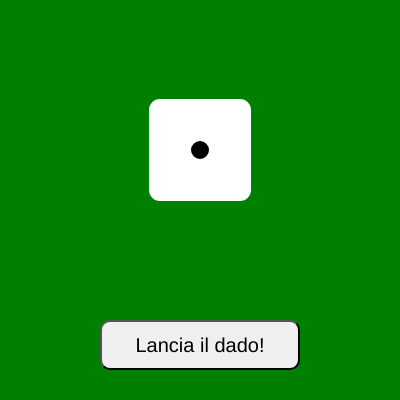
Frame 1 (no input)
Frame 60 (no input): identical to frame 1, image omitted
Frame 120 (the mouse pressed at the canvas centre since frame 60): identical to frame 1, image omitted

The p5.js sketch that drew this single still picture (run headless with seeded random() and noise() and a simulated clock; from frame 60 on, the mouse is pressed at the canvas centre):

// p5.js sketch
// ── sketch.js
let button;
let elem;
let dice = 1;
let numbers = [ 1, 2, 5, 79];
let angle = 0; 
let isRolling = false; 
let rollDuration = 1000; 
let rollStartTime; 

function setup() {
  createCanvas(400, 400);
  button = createButton("Lancia il dado!");
  button.position(100, 320);
  button.size(200, 50);
  button.style('background-color', 'lighgray'); 
  button.style('color', 'black'); 
  button.style('font-size', '20px'); 
  button.style('border-radius', '10px'); 
  button.mousePressed(rollDice);
}

function draw() {
  background("green");
  stroke("white");
  strokeWeight(2);
  
  if (isRolling) {
    angle += 0.1; // Incrementa angolo solo se dado sta ruotando
    dice = 0; // 0 puntini mentre ruota
    if (millis() - rollStartTime > rollDuration) {
      isRolling = false; // Ferma rotazione dopo rollDuration
      dice = ceil(random(1, 6)); 
    }
  }
  
  drawDice(dice, angle); 
}

function rollDice() {
  dice = random(1, 6);
  dice = ceil(dice);
  isRolling = true; 
  rollStartTime = millis(); 
}

function drawDice(value, angle) {
  push(); 
  translate(200, 150);
  rotate(angle); 
  fill("white");
  rect(-50, -50, 100, 100, 10); 
  fill("black");
  
  // puntini su dado
  if (value === 1) {
    ellipse(0, 0, 20, 20);
  } else if (value === 2) {
    ellipse(-20, -20, 20, 20);
    ellipse(20, 20, 20, 20);
  } else if (value === 3) {
    ellipse(-20, -20, 20, 20);
    ellipse(0, 0, 20, 20);
    ellipse(20, 20, 20, 20);
  } else if (value === 4) {
    ellipse(-20, -20, 20, 20);
    ellipse(-20, 20, 20, 20);
    ellipse(20, -20, 20, 20);
    ellipse(20, 20, 20, 20);
  } else if (value === 5) {
    ellipse(-20, -20, 20, 20);
    ellipse(-20, 20, 20, 20);
    ellipse(0, 0, 20, 20);
    ellipse(20, -20, 20, 20);
    ellipse(20, 20, 20, 20);
  } else if (value === 6) {
    ellipse(-20, -20, 20, 20);
    ellipse(-20, 0, 20, 20);
    ellipse(-20, 20, 20, 20);
    ellipse(20, -20, 20, 20);
    ellipse(20, 0, 20, 20);
    ellipse(20, 20, 20, 20);
  }
  pop(); 
}
